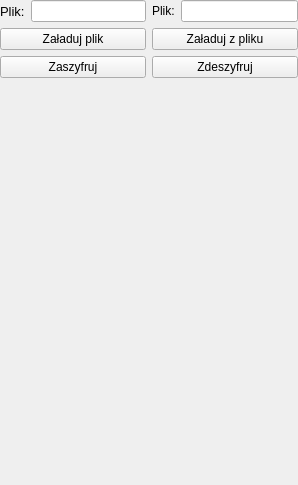
             <widget class="QWidget" name="rsa_allFileMode_page">
              <layout class="QVBoxLayout" name="verticalLayout_10">
               <property name="leftMargin">
                <number>0</number>
               </property>
               <property name="topMargin">
                <number>0</number>
               </property>
               <property name="rightMargin">
                <number>0</number>
               </property>
               <property name="bottomMargin">
                <number>0</number>
               </property>
               <item>
                <widget class="QWidget" name="widget_5" native="true">
                 <layout class="QHBoxLayout" name="horizontalLayout_13">
                  <property name="leftMargin">
                   <number>0</number>
                  </property>
                  <property name="topMargin">
                   <number>0</number>
                  </property>
                  <property name="rightMargin">
                   <number>0</number>
                  </property>
                  <property name="bottomMargin">
                   <number>0</number>
                  </property>
                  <item>
                   <layout class="QVBoxLayout" name="verticalLayout_11">
                    <item>
                     <layout class="QHBoxLayout" name="horizontalLayout_12">
                      <item>
                       <widget class="QLabel" name="label_67">
                        <property name="font">
                         <font>
                          <pointsize>10</pointsize>
                         </font>
                        </property>
                        <property name="text">
                         <string>Plik:</string>
                        </property>
                       </widget>
                      </item>
                      <item>
                       <widget class="QLineEdit" name="rsa_fileForCypher">
                        <property name="readOnly">
                         <bool>true</bool>
                        </property>
                       </widget>
                      </item>
                     </layout>
                    </item>
                    <item>
                     <widget class="QPushButton" name="rsaCypher_input_file">
                      <property name="text">
                       <string>Załaduj plik</string>
                      </property>
                     </widget>
                    </item>
                    <item>
                     <widget class="QPushButton" name="rsa_cipherFile_button">
                      <property name="text">
                       <string>Zaszyfruj</string>
                      </property>
                     </widget>
                    </item>
                   </layout>
                  </item>
                  <item>
                   <layout class="QVBoxLayout" name="verticalLayout_12">
                    <item>
                     <layout class="QHBoxLayout" name="horizontalLayout_5">
                      <item>
                       <widget class="QLabel" name="label_42">
                        <property name="text">
                         <string>Plik:</string>
                        </property>
                       </widget>
                      </item>
                      <item>
                       <widget class="QLineEdit" name="rsa_fileToDecypher">
                        <property name="readOnly">
                         <bool>true</bool>
                        </property>
                       </widget>
                      </item>
                     </layout>
                    </item>
                    <item>
                     <widget class="QPushButton" name="rsaDecypher_input_file">
                      <property name="text">
                       <string>Załaduj z pliku</string>
                      </property>
                     </widget>
                    </item>
                    <item>
                     <widget class="QPushButton" name="rsa_decipherFile_button">
                      <property name="text">
                       <string>Zdeszyfruj</string>
                      </property>
                     </widget>
                    </item>
                   </layout>
                  </item>
                 </layout>
                </widget>
               </item>
               <item>
                <spacer name="verticalSpacer_12">
                 <property name="orientation">
                  <enum>Qt::Orientation::Vertical</enum>
                 </property>
                 <property name="sizeHint" stdset="0">
                  <size>
                   <width>298</width>
                   <height>407</height>
                  </size>
                 </property>
                </spacer>
               </item>
              </layout>
             </widget>
